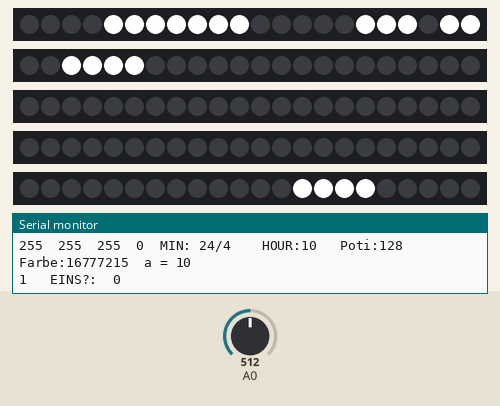
The sketch below on a simulated Arduino Uno, built with avr-gcc and run on an emulated ATmega328P. On the bench: 5 × 22 RGB LEDs in strip order, left to right, the last lines printed to the serial monitor. The inputs (shaded band) are chosen by the test bench; at power-on: A0 = 512. The local clock reads 2024-03-15 10:24:30 at power-on unless the sketch sets it.

Above: at 0.1 s.
At 30.2 s:
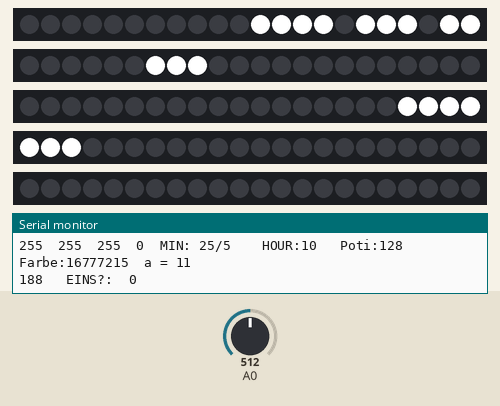

Measured:
- what the display in image 0 shows lasts 30.0 s, from 0.1 s to 30.1 s

The sketch:

Clock_4.11.ino
```cpp
#include <Adafruit_NeoPixel.h>
#include <DS3231.h>

Adafruit_NeoPixel reihe1 = Adafruit_NeoPixel(22, 9, NEO_GRB + NEO_KHZ800);
Adafruit_NeoPixel reihe2 = Adafruit_NeoPixel(22, 8, NEO_GRB + NEO_KHZ800);
Adafruit_NeoPixel reihe3 = Adafruit_NeoPixel(22, 7, NEO_GRB + NEO_KHZ800);
Adafruit_NeoPixel reihe4 = Adafruit_NeoPixel(22, 6, NEO_GRB + NEO_KHZ800);
Adafruit_NeoPixel reihe5 = Adafruit_NeoPixel(22, 5, NEO_GRB + NEO_KHZ800);


DS3231 rtc(A4, A5);
Time t;
int z = 0;
int h = 0;
int a = 0;
int d = 0;
int r = 0;
int g = 0;
int b = 0;
int c = 0;
int reset = 0;
int EINER = 0;
bool inUHR = false;
int poti = analogRead(A0);
long white = 0;
long nichts = 0;
bool sommer = true;


void setup() {
  r = 255;
  g = 255;
  b = 255;


 nichts = reihe1.Color(0, 0, 0);
 white = reihe1.Color(r, g, b);
 //blau = reihe2.Color(0, 0, 255);
 rtc.begin();
 reihe1.begin();
 reihe2.begin();
 reihe3.begin();
 reihe4.begin();
 reihe5.begin();
 Serial.begin(9600);

}
void(* resetFunc) (void) = 0;


void ALLE(){
  reihe1.fill(white, 0, 22);
  reihe2.fill(white, 0, 22);
  reihe3.fill(white, 0, 22);
  reihe4.fill(white, 0, 22);
  reihe5.fill(white, 0, 22);

}

void ES(){
  reihe1.fill(white, 20, 2);
}

void IST(){
  reihe1.fill(white, 16, 3);
}

void FUENF(){
  reihe1.fill(white, 11, 4);
}

void ZEHN(){
  reihe1.fill(white, 0, 4);
}

void ZWANZIG(){
  reihe1.fill(white, 4, 7);
}

void DREI(){
  reihe2.fill(white, 18, 4);
}

void VIERTEL(){
  reihe2.fill(white, 11, 7);
}

void NACH(){
  reihe2.fill(white, 2, 4);
}

void VOR(){
  reihe2.fill(white, 6, 3);
}

void HALB(){
  reihe3.fill(white, 18, 4);
}

void zwoelf(){
  reihe3.fill(white, 12, 5);
}

void zwei(){
  reihe3.fill(white, 0, 4);
}

void eins(){
  if(EINER == 2){
    reihe3.fill(white, 2, 3);
  }else{
    reihe3.fill(white, 2, 4);
  }
}

void sieben(){
  reihe3.fill(white, 5, 6);
}


void drei(){
  reihe4.fill(white, 17, 4);
}


void fuenf(){
  reihe4.fill(white, 11, 4);
}


void elf(){
  reihe4.fill(white, 0, 3);
}


void neun(){
  reihe4.fill(white, 3, 4);
}


void vier(){
  reihe4.fill(white, 7, 4);
}


void acht(){
  reihe5.fill(white, 17, 4);
}


void zehn(){
  reihe5.fill(white, 13, 4);
}


void sechs(){
  reihe5.fill(white, 1, 5);
}


void uhr(){
  reihe5.fill(white, 8, 3);
}


void CLEAR(){
  reihe1.clear();
  reihe2.clear();
  reihe3.clear();
  reihe4.clear();
  reihe5.clear();
}

void SHOW(){
  reihe1.show();
  reihe2.show();
  reihe3.show();
  reihe4.show();
  reihe5.show();
}

void BRIGHTNESS(){
  reihe1.setBrightness(poti);
  reihe2.setBrightness(poti);
  reihe3.setBrightness(poti);
  reihe4.setBrightness(poti);
  reihe5.setBrightness(poti);

}


void loop() {

  CLEAR();
  EINER = 0;
  t = rtc.getTime();
  z = t.min;
  if(sommer == true){
    h = t.hour;
  }else{
    h = t.hour + 1;
  }
  if(h >= 12){
    h = h - 12;
  }
  a = h;

  Serial.print(r);
  Serial.print("  ");
  Serial.print(g);
  Serial.print("  ");
  Serial.print(b);
  Serial.print("  ");
  Serial.print(c);
  Serial.print("  ");
  Serial.print("MIN: ");
  Serial.print(z);
  Serial.print("/");
  d = z / 5;
  Serial.print(d);
  Serial.print("    HOUR:");
  Serial.print(h);
  Serial.print("   Poti:");
  poti = analogRead (A0);
  poti = poti/4;
  Serial.print(poti);
  Serial.print("  Farbe:");
  Serial.print(white);
  delay(50);
  ES();
  IST();


switch (d) {
  case 0:
    EINER = EINER + 1;
    inUHR = true;
    break;

  case 1:
    FUENF();
    NACH();
    break;

  case 2:
    ZEHN();
    NACH();
    break;

  case 3:
    VIERTEL();
    NACH();
    break;

  case 4:
    ZWANZIG();
    NACH();
    break;

  case 5:
    FUENF();
    VOR();
    HALB();
    a = a + 1;
    break;

  case 6:
    HALB();
    a = a + 1;
    break;

  case 7:
    FUENF();
    NACH();
    HALB();
    a = a + 1;
    break;

  case 8:
    ZWANZIG();
    VOR();
    a = a + 1;
    break;

  case 9:
    VIERTEL();
    VOR();
    a = a + 1;
    break;

  case 10:
    ZEHN();
    VOR();
    a = a + 1;
    break;

  case 11:
    FUENF();
    VOR();
    a = a + 1;
    break;

  case 12:
    EINER = EINER + 1;
    inUHR = true;
    break;
}

if(a >= 12){
    a = a - 12;
  }

switch (a) {
  case 0:
    zwoelf();
    break;

  case 1:
    EINER = EINER + 1;
    eins();
    break;

  case 2:
    zwei();
    break;

  case 3:
    drei();
    break;

  case 4:
    vier();
    break;

  case 5:
    fuenf();
    break;

  case 6:
    sechs();
    break;

  case 7:
    sieben();
    break;

  case 8:
    acht();
    break;

  case 9:
    neun();
    break;

  case 10:
    zehn();
    break;

  case 11:
    elf();
    break;

  case 12:
    zwoelf();
    break;


}

  if(inUHR == true){
    uhr();
  }
  inUHR = false;
  Serial.print("  a = ");
  Serial.println(a);
  reset = reset + 1;
  Serial.print(reset);
  Serial.print("   EINS?:  ");
  Serial.println(EINER);
  poti = 255;
  BRIGHTNESS();
  SHOW();
  delay(100);
  //reset = reset + 1;
  /*if (reset >= 100){
    reset = 0;
    Serial.println("resetting");
    Serial.println("resetting");
    Serial.println("resetting");
    Serial.println("resetting");
    resetFunc();

  }else{

  }
  */


}
```
